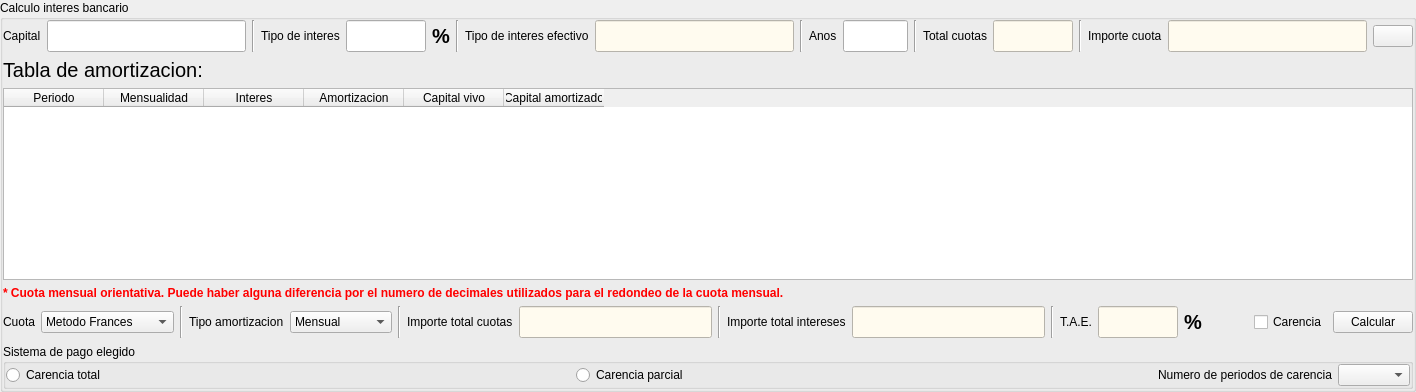
      <widget class="QGroupBox" name="groupBox_10">
       <property name="title">
        <string>Calculo interes bancario</string>
       </property>
       <layout class="QGridLayout" name="gridLayout_31">
        <property name="leftMargin">
         <number>0</number>
        </property>
        <property name="topMargin">
         <number>0</number>
        </property>
        <property name="rightMargin">
         <number>0</number>
        </property>
        <property name="bottomMargin">
         <number>0</number>
        </property>
        <item row="4" column="21" colspan="2">
         <widget class="QPushButton" name="pushButton_14">
          <property name="sizePolicy">
           <sizepolicy hsizetype="Fixed" vsizetype="Fixed">
            <horstretch>0</horstretch>
            <verstretch>0</verstretch>
           </sizepolicy>
          </property>
          <property name="text">
           <string>Calcular</string>
          </property>
          <property name="icon">
           <iconset resource="recoverdrake.qrc">
            <normaloff>:/Imagenes/monedas.png</normaloff>:/Imagenes/monedas.png</iconset>
          </property>
          <property name="iconSize">
           <size>
            <width>25</width>
            <height>25</height>
           </size>
          </property>
         </widget>
        </item>
        <item row="2" column="0" colspan="23">
         <widget class="QTableWidget" name="tableWidget">
          <property name="editTriggers">
           <set>QAbstractItemView::NoEditTriggers</set>
          </property>
          <property name="alternatingRowColors">
           <bool>true</bool>
          </property>
          <column>
           <property name="text">
            <string>Periodo</string>
           </property>
          </column>
          <column>
           <property name="text">
            <string>Mensualidad</string>
           </property>
          </column>
          <column>
           <property name="text">
            <string>Interes</string>
           </property>
          </column>
          <column>
           <property name="text">
            <string>Amortizacion</string>
           </property>
          </column>
          <column>
           <property name="text">
            <string>Capital vivo</string>
           </property>
          </column>
          <column>
           <property name="text">
            <string>Capital amortizado</string>
           </property>
          </column>
         </widget>
        </item>
        <item row="4" column="4">
         <widget class="QComboBox" name="comboBox_5">
          <property name="sizePolicy">
           <sizepolicy hsizetype="Fixed" vsizetype="Fixed">
            <horstretch>0</horstretch>
            <verstretch>0</verstretch>
           </sizepolicy>
          </property>
          <item>
           <property name="text">
            <string>Mensual</string>
           </property>
          </item>
          <item>
           <property name="text">
            <string>Bimestral</string>
           </property>
          </item>
          <item>
           <property name="text">
            <string>Trimestral</string>
           </property>
          </item>
          <item>
           <property name="text">
            <string>Cuatrimestral</string>
           </property>
          </item>
          <item>
           <property name="text">
            <string>Semestral</string>
           </property>
          </item>
          <item>
           <property name="text">
            <string>Anual</string>
           </property>
          </item>
         </widget>
        </item>
        <item row="4" column="13">
         <widget class="QLabel" name="label_42">
          <property name="text">
           <string>Importe total intereses</string>
          </property>
         </widget>
        </item>
        <item row="4" column="18">
         <widget class="QLabel" name="label_45">
          <property name="font">
           <font>
            <pointsize>15</pointsize>
            <weight>75</weight>
            <bold>true</bold>
           </font>
          </property>
          <property name="text">
           <string>%</string>
          </property>
         </widget>
        </item>
        <item row="4" column="19">
         <spacer name="horizontalSpacer_4">
          <property name="orientation">
           <enum>Qt::Horizontal</enum>
          </property>
          <property name="sizeHint" stdset="0">
           <size>
            <width>40</width>
            <height>20</height>
           </size>
          </property>
         </spacer>
        </item>
        <item row="3" column="0" colspan="17">
         <widget class="QLabel" name="label_43">
          <property name="styleSheet">
           <string notr="true">font: 7pt &quot;Sans Serif&quot;;
font: bold;
color: rgb(255, 0, 0);</string>
          </property>
          <property name="text">
           <string>* Cuota mensual orientativa. Puede haber alguna diferencia por el numero de decimales utilizados para el redondeo de la cuota mensual.</string>
          </property>
         </widget>
        </item>
        <item row="4" column="15">
         <widget class="Line" name="line_9">
          <property name="orientation">
           <enum>Qt::Vertical</enum>
          </property>
         </widget>
        </item>
        <item row="1" column="0" colspan="23">
         <layout class="QGridLayout" name="gridLayout_29">
          <item row="0" column="4">
           <widget class="QLabel" name="label_40">
            <property name="font">
             <font>
              <pointsize>15</pointsize>
              <weight>50</weight>
              <bold>false</bold>
             </font>
            </property>
            <property name="text">
             <string>Tabla de amortizacion:</string>
            </property>
            <property name="alignment">
             <set>Qt::AlignBottom|Qt::AlignLeading|Qt::AlignLeft</set>
            </property>
           </widget>
          </item>
         </layout>
        </item>
        <item row="4" column="6" colspan="5">
         <widget class="QLabel" name="label_41">
          <property name="text">
           <string>Importe total cuotas</string>
          </property>
         </widget>
        </item>
        <item row="4" column="0">
         <widget class="QLabel" name="label_31">
          <property name="text">
           <string>Cuota</string>
          </property>
         </widget>
        </item>
        <item row="4" column="14">
         <widget class="QLineEdit" name="lineEdit_34">
          <property name="font">
           <font>
            <pointsize>15</pointsize>
            <weight>75</weight>
            <bold>true</bold>
           </font>
          </property>
          <property name="styleSheet">
           <string notr="true">color: rgb(0, 0, 255);
background-color: rgb(255, 251, 239);</string>
          </property>
          <property name="alignment">
           <set>Qt::AlignRight|Qt::AlignTrailing|Qt::AlignVCenter</set>
          </property>
          <property name="readOnly">
           <bool>true</bool>
          </property>
         </widget>
        </item>
        <item row="4" column="5">
         <widget class="Line" name="line_7">
          <property name="orientation">
           <enum>Qt::Vertical</enum>
          </property>
         </widget>
        </item>
        <item row="4" column="3">
         <widget class="QLabel" name="label_36">
          <property name="text">
           <string>Tipo amortizacion</string>
          </property>
         </widget>
        </item>
        <item row="0" column="0" colspan="23">
         <layout class="QGridLayout" name="gridLayout_24">
          <item row="0" column="9">
           <widget class="Line" name="line_3">
            <property name="orientation">
             <enum>Qt::Vertical</enum>
            </property>
           </widget>
          </item>
          <item row="0" column="8">
           <widget class="QLineEdit" name="lineEdit_30">
            <property name="font">
             <font>
              <pointsize>15</pointsize>
              <weight>75</weight>
              <bold>true</bold>
             </font>
            </property>
            <property name="styleSheet">
             <string notr="true">color: rgb(0, 0, 255);
background-color: rgb(255, 251, 239);</string>
            </property>
            <property name="alignment">
             <set>Qt::AlignRight|Qt::AlignTrailing|Qt::AlignVCenter</set>
            </property>
            <property name="readOnly">
             <bool>true</bool>
            </property>
           </widget>
          </item>
          <item row="0" column="5">
           <widget class="QLabel" name="label_39">
            <property name="font">
             <font>
              <pointsize>15</pointsize>
              <weight>75</weight>
              <bold>true</bold>
             </font>
            </property>
            <property name="layoutDirection">
             <enum>Qt::RightToLeft</enum>
            </property>
            <property name="text">
             <string>%</string>
            </property>
           </widget>
          </item>
          <item row="0" column="6">
           <widget class="Line" name="line_2">
            <property name="orientation">
             <enum>Qt::Vertical</enum>
            </property>
           </widget>
          </item>
          <item row="0" column="12">
           <widget class="Line" name="line_4">
            <property name="orientation">
             <enum>Qt::Vertical</enum>
            </property>
           </widget>
          </item>
          <item row="0" column="2">
           <widget class="Line" name="line">
            <property name="orientation">
             <enum>Qt::Vertical</enum>
            </property>
           </widget>
          </item>
          <item row="0" column="10">
           <widget class="QLabel" name="label_34">
            <property name="text">
             <string>Anos</string>
            </property>
           </widget>
          </item>
          <item row="0" column="13">
           <widget class="QLabel" name="label_35">
            <property name="text">
             <string>Total cuotas</string>
            </property>
           </widget>
          </item>
          <item row="0" column="0">
           <widget class="QLabel" name="label_28">
            <property name="text">
             <string>Capital</string>
            </property>
           </widget>
          </item>
          <item row="0" column="1">
           <widget class="QLineEdit" name="lineEdit_27">
            <property name="font">
             <font>
              <pointsize>15</pointsize>
              <weight>75</weight>
              <bold>true</bold>
             </font>
            </property>
            <property name="alignment">
             <set>Qt::AlignRight|Qt::AlignTrailing|Qt::AlignVCenter</set>
            </property>
           </widget>
          </item>
          <item row="0" column="3">
           <widget class="QLabel" name="label_32">
            <property name="text">
             <string>Tipo de interes</string>
            </property>
           </widget>
          </item>
          <item row="0" column="16">
           <widget class="QLabel" name="label_38">
            <property name="text">
             <string>Importe cuota</string>
            </property>
           </widget>
          </item>
          <item row="0" column="17">
           <widget class="QLineEdit" name="lineEdit_28">
            <property name="font">
             <font>
              <pointsize>15</pointsize>
              <weight>75</weight>
              <bold>true</bold>
             </font>
            </property>
            <property name="styleSheet">
             <string notr="true">color: rgb(0, 0, 255);
background-color: rgb(255, 251, 239);</string>
            </property>
            <property name="alignment">
             <set>Qt::AlignRight|Qt::AlignTrailing|Qt::AlignVCenter</set>
            </property>
            <property name="readOnly">
             <bool>true</bool>
            </property>
           </widget>
          </item>
          <item row="0" column="7">
           <widget class="QLabel" name="label_33">
            <property name="text">
             <string>Tipo de interes efectivo</string>
            </property>
           </widget>
          </item>
          <item row="0" column="11">
           <widget class="QLineEdit" name="lineEdit_31">
            <property name="minimumSize">
             <size>
              <width>65</width>
              <height>0</height>
             </size>
            </property>
            <property name="maximumSize">
             <size>
              <width>65</width>
              <height>16777215</height>
             </size>
            </property>
            <property name="font">
             <font>
              <pointsize>15</pointsize>
              <weight>75</weight>
              <bold>true</bold>
             </font>
            </property>
            <property name="alignment">
             <set>Qt::AlignCenter</set>
            </property>
           </widget>
          </item>
          <item row="0" column="15">
           <widget class="Line" name="line_5">
            <property name="orientation">
             <enum>Qt::Vertical</enum>
            </property>
           </widget>
          </item>
          <item row="0" column="4">
           <widget class="QLineEdit" name="lineEdit_29">
            <property name="minimumSize">
             <size>
              <width>80</width>
              <height>0</height>
             </size>
            </property>
            <property name="maximumSize">
             <size>
              <width>80</width>
              <height>16777215</height>
             </size>
            </property>
            <property name="font">
             <font>
              <pointsize>15</pointsize>
              <weight>75</weight>
              <bold>true</bold>
             </font>
            </property>
            <property name="alignment">
             <set>Qt::AlignRight|Qt::AlignTrailing|Qt::AlignVCenter</set>
            </property>
           </widget>
          </item>
          <item row="0" column="14">
           <widget class="QLineEdit" name="lineEdit_32">
            <property name="minimumSize">
             <size>
              <width>80</width>
              <height>0</height>
             </size>
            </property>
            <property name="maximumSize">
             <size>
              <width>80</width>
              <height>16777215</height>
             </size>
            </property>
            <property name="font">
             <font>
              <pointsize>15</pointsize>
              <weight>75</weight>
              <bold>true</bold>
             </font>
            </property>
            <property name="styleSheet">
             <string notr="true">color: rgb(0, 0, 255);
background-color: rgb(255, 251, 239);</string>
            </property>
            <property name="alignment">
             <set>Qt::AlignCenter</set>
            </property>
            <property name="readOnly">
             <bool>true</bool>
            </property>
           </widget>
          </item>
          <item row="0" column="18">
           <widget class="QPushButton" name="pushButton_12">
            <property name="text">
             <string/>
            </property>
            <property name="icon">
             <iconset resource="recoverdrake.qrc">
              <normaloff>:/Imagenes/sustituir.png</normaloff>:/Imagenes/sustituir.png</iconset>
            </property>
            <property name="iconSize">
             <size>
              <width>25</width>
              <height>25</height>
             </size>
            </property>
           </widget>
          </item>
         </layout>
        </item>
        <item row="4" column="16">
         <widget class="QLabel" name="label_44">
          <property name="text">
           <string>T.A.E.</string>
          </property>
         </widget>
        </item>
        <item row="4" column="17">
         <widget class="QLineEdit" name="lineEdit_35">
          <property name="minimumSize">
           <size>
            <width>80</width>
            <height>0</height>
           </size>
          </property>
          <property name="maximumSize">
           <size>
            <width>80</width>
            <height>16777215</height>
           </size>
          </property>
          <property name="font">
           <font>
            <pointsize>15</pointsize>
            <weight>75</weight>
            <bold>true</bold>
           </font>
          </property>
          <property name="styleSheet">
           <string notr="true">color: rgb(0, 0, 255);
background-color: rgb(255, 251, 239);</string>
          </property>
          <property name="alignment">
           <set>Qt::AlignRight|Qt::AlignTrailing|Qt::AlignVCenter</set>
          </property>
         </widget>
        </item>
        <item row="4" column="1">
         <widget class="QComboBox" name="comboBox_7">
          <item>
           <property name="text">
            <string>Metodo Frances</string>
           </property>
          </item>
          <item>
           <property name="text">
            <string>Metodo Americano</string>
           </property>
          </item>
          <item>
           <property name="text">
            <string>Metodo Aleman</string>
           </property>
          </item>
         </widget>
        </item>
        <item row="4" column="11">
         <widget class="QLineEdit" name="lineEdit_33">
          <property name="font">
           <font>
            <pointsize>15</pointsize>
            <weight>75</weight>
            <bold>true</bold>
           </font>
          </property>
          <property name="styleSheet">
           <string notr="true">color: rgb(0, 0, 255);
background-color: rgb(255, 251, 239);</string>
          </property>
          <property name="alignment">
           <set>Qt::AlignRight|Qt::AlignTrailing|Qt::AlignVCenter</set>
          </property>
          <property name="readOnly">
           <bool>true</bool>
          </property>
         </widget>
        </item>
        <item row="4" column="12">
         <widget class="Line" name="line_8">
          <property name="orientation">
           <enum>Qt::Vertical</enum>
          </property>
         </widget>
        </item>
        <item row="5" column="0" colspan="23">
         <widget class="QGroupBox" name="groupBox_12">
          <property name="title">
           <string>Sistema de pago elegido</string>
          </property>
          <layout class="QGridLayout" name="gridLayout_32">
           <property name="leftMargin">
            <number>0</number>
           </property>
           <property name="topMargin">
            <number>0</number>
           </property>
           <property name="rightMargin">
            <number>0</number>
           </property>
           <property name="bottomMargin">
            <number>0</number>
           </property>
           <item row="0" column="2">
            <layout class="QGridLayout" name="gridLayout_30">
             <item row="0" column="0">
              <widget class="QRadioButton" name="radioButton_8">
               <property name="text">
                <string>Carencia total</string>
               </property>
              </widget>
             </item>
             <item row="0" column="1">
              <spacer name="horizontalSpacer_3">
               <property name="orientation">
                <enum>Qt::Horizontal</enum>
               </property>
               <property name="sizeHint" stdset="0">
                <size>
                 <width>40</width>
                 <height>20</height>
                </size>
               </property>
              </spacer>
             </item>
             <item row="0" column="4">
              <widget class="QLabel" name="label_46">
               <property name="text">
                <string>Numero de periodos de carencia</string>
               </property>
              </widget>
             </item>
             <item row="0" column="5">
              <widget class="QComboBox" name="comboBox_10"/>
             </item>
             <item row="0" column="2">
              <widget class="QRadioButton" name="radioButton_9">
               <property name="text">
                <string>Carencia parcial</string>
               </property>
              </widget>
             </item>
             <item row="0" column="3">
              <spacer name="horizontalSpacer_5">
               <property name="orientation">
                <enum>Qt::Horizontal</enum>
               </property>
               <property name="sizeHint" stdset="0">
                <size>
                 <width>40</width>
                 <height>20</height>
                </size>
               </property>
              </spacer>
             </item>
            </layout>
           </item>
          </layout>
         </widget>
        </item>
        <item row="4" column="2">
         <widget class="Line" name="line_6">
          <property name="orientation">
           <enum>Qt::Vertical</enum>
          </property>
         </widget>
        </item>
        <item row="4" column="20">
         <widget class="QCheckBox" name="checkBox">
          <property name="text">
           <string>Carencia</string>
          </property>
         </widget>
        </item>
       </layout>
      </widget>
